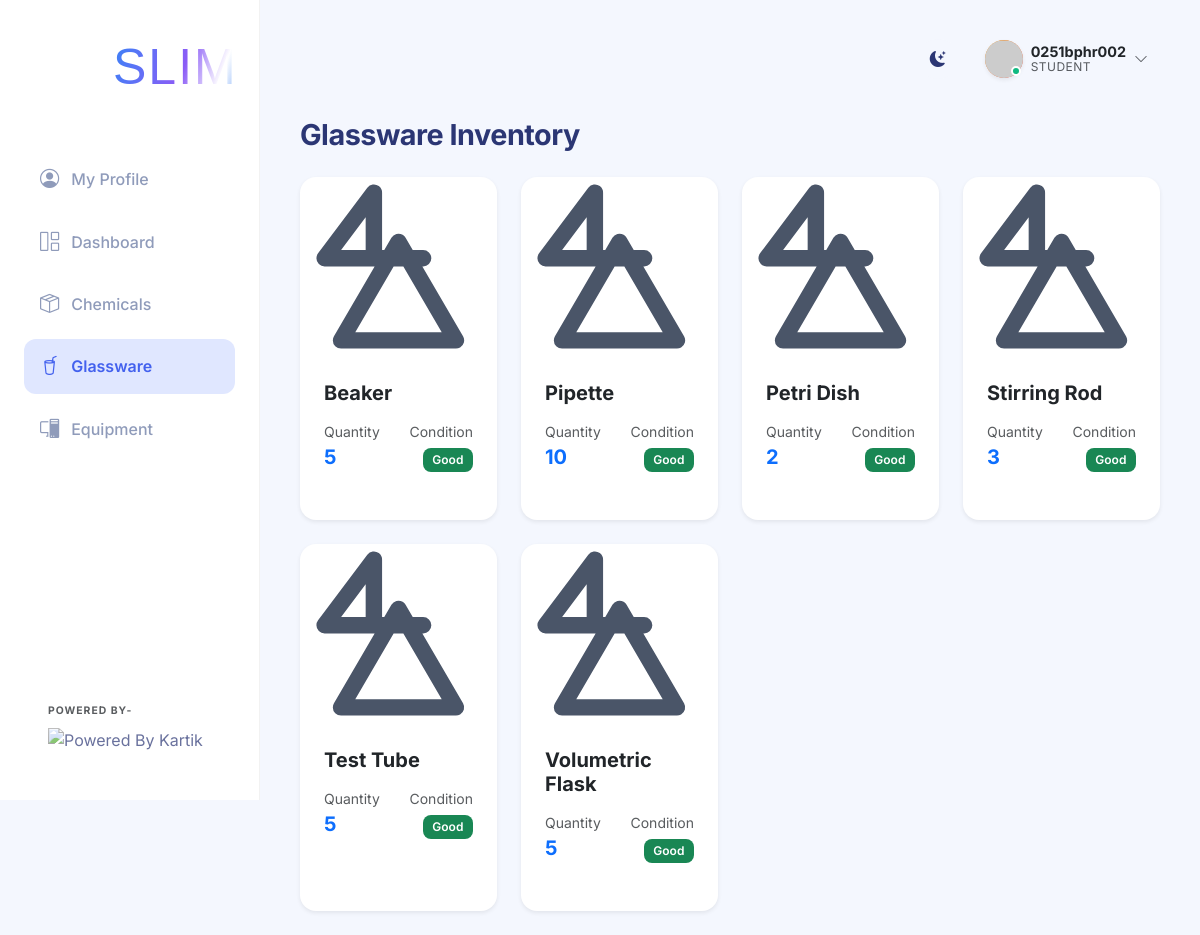
Page /glassware (signed in) on the committed database.
### app.py (models this page shows)
class User(UserMixin, db.Model):
    id = db.Column(db.Integer, primary_key=True)
    username = db.Column(db.String(100), unique=True, nullable=False)
    password_hash = db.Column(db.String(200), nullable=False)
    role = db.Column(db.String(50), nullable=False) # 'teacher', 'student', or 'developer'
    full_name = db.Column(db.String(150), nullable=True)
    roll_number = db.Column(db.String(50), nullable=True)
    email = db.Column(db.String(150), nullable=True)
    phone = db.Column(db.String(20), nullable=True)

class Glassware(db.Model):
    id = db.Column(db.Integer, primary_key=True)
    name = db.Column(db.String(150), nullable=False)
    quantity = db.Column(db.Integer, nullable=False, default=0)
    condition = db.Column(db.String(50), nullable=False) # Good, Damaged, etc.
    logs = db.relationship('GlasswareLog', backref='glassware', lazy=True, cascade="all, delete-orphan")

### app.py (the view, shortened to what this page needs)
@app.route('/glassware', methods=['GET', 'POST'])
def glassware():
    items = Glassware.query.all()
    for item in items:
        item.image_url = get_lab_item_image(item.name, width=300)
    standard_glassware = ["Beaker", "Erlenmeyer Flask", "Test Tube", "Pipette", "Burette", "Petri Dish", "Graduated Cylinder", "Volumetric Flask", "Watch Glass", "Crucible", "Funnel", "Stirring Rod"]
    return render_template('glassware.html', items=items, standard_glassware=standard_glassware)

### app.py (called while the page is built)
@login_manager.user_loader
def load_user(user_id):
    return User.query.get(int(user_id))

### templates/glassware.html (shortened to what this page needs)
{% extends 'base.html' %}
{% block content %}
<div class="d-flex justify-content-between align-items-center mb-4">
    <h2 class="page-title mb-0">Glassware Inventory</h2>
</div>
<div class="row row-cols-1 row-cols-md-3 row-cols-lg-4 g-4">
    {% for item in items %}
    <div class="col">
        <div class="card h-100 shadow-sm border-0 rounded-4 overflow-hidden position-relative">
            <img src="{{ item.image_url }}" class="card-img-top" alt="{{ item.name }}" style="height: 180px; object-fit: cover;">
            <div class="card-body">
                <h5 class="card-title fw-bold text-dark mb-3">
                    <a href="{{ url_for('glassware_detail', id=item.id) }}" class="text-decoration-none text-dark stretched-link">{{ item.name }}</a>
                </h5>
                <div class="d-flex justify-content-between align-items-center">
                    <div>
                        <span class="text-muted small d-block">Quantity</span>
                        <span class="fs-5 fw-bold text-primary">{{ item.quantity }}</span>
                    </div>
                    <div class="text-end">
                        <span class="text-muted small d-block mb-1">Condition</span>
                        {% if item.condition == 'Good' %}
                        <span class="badge bg-success">Good</span>
                        {% elif item.condition == 'Damaged' %}
                        <span class="badge bg-danger">Damaged</span>
                        {% else %}
                        <span class="badge bg-secondary">{{ item.condition }}</span>
                        {% endif %}
                    </div>
                </div>
            </div>
        </div>
    </div>
    {% else %}
    <div class="col-12 text-center py-5 text-muted">
        <i class="bi bi-box fs-1 d-block mb-3"></i>
        No glassware added yet.
    </div>
    {% endfor %}
</div>
{% endblock %}

### templates/base.html (shortened to what this page needs)
<!DOCTYPE html>
<html lang="en">
<head>
    <link href="https://cdn.jsdelivr.net/npm/bootstrap@5.3.0/dist/css/bootstrap.min.css" rel="stylesheet">
    <link rel="stylesheet" href="{{ url_for('static', filename='css/style.css') }}">
    <link rel="stylesheet" href="https://cdn.jsdelivr.net/npm/bootstrap-icons@1.10.5/font/bootstrap-icons.css">
</head>
<body>
    <div class="app-container">
        <nav class="sidebar d-flex flex-column">
            <div class="sidebar-header">
                <a class="navbar-brand d-flex align-items-center morph-logo" href="{{ url_for('dashboard') }}"
                    style="text-decoration: none;">
                    <div class="me-1 d-flex justify-content-center align-items-center"
                        style="width: 80px; height: 80px; margin-left: -5px;">
                        <dotlottie-player src="{{ url_for('static', filename='logo.lottie') }}" background="transparent"
                            speed="1" style="width: 80px; height: 80px;" loop autoplay></dotlottie-player>
                    </div>
                    <div class="logo-text-container">
                        <div class="logo-text main-text">
                            <span class="slim-text-animated">SLIM</span>
                        </div>
                    </div>
                </a>
            </div>
            <ul class="nav flex-column sidebar-nav mt-3">
                {% if current_user.is_authenticated and current_user.role in ['student', 'developer'] %}
                <li class="nav-item">
                    <a class="nav-link {% if request.endpoint == 'profile' %}active{% endif %}"
                        href="{{ url_for('profile') }}">
                        <i class="bi bi-person-circle"></i> My Profile
                    </a>
                </li>
                {% endif %}
                <li class="nav-item">
                    <a class="nav-link {% if request.endpoint == 'dashboard' %}active{% endif %}"
                        href="{{ url_for('dashboard') }}">
                        <i class="bi bi-grid-1x2"></i> Dashboard
                    </a>
                </li>
                <li class="nav-item">
                    <a class="nav-link {% if request.endpoint == 'chemicals' or request.endpoint == 'add_chemical' or request.endpoint == 'chemical_detail' %}active{% endif %}"
                        href="{{ url_for('chemicals') }}">
                        <i class="bi bi-box-seam"></i> Chemicals
                    </a>
                </li>
                <li class="nav-item">
                    <a class="nav-link {% if request.endpoint == 'glassware' %}active{% endif %}"
                        href="{{ url_for('glassware') }}">
                        <i class="bi bi-cup-straw"></i> Glassware
                    </a>
                </li>
                <li class="nav-item">
                    <a class="nav-link {% if request.endpoint == 'equipment' %}active{% endif %}"
                        href="{{ url_for('equipment') }}">
                        <i class="bi bi-pc-display"></i> Equipment
                    </a>
                </li>
            </ul>
            <div class="sidebar-footer mt-auto p-4 text-start">
                <small class="text-muted d-block fw-bold text-uppercase mb-2"
                    style="font-size: 0.65rem; letter-spacing: 1px;">Powered By-</small>
                <img src="https://student.camu.in/camu_attachment/get/6696654be0b1fd900cf3997c" alt="Powered By Kartik"
                    class="img-fluid powered-logo">
            </div>
        </nav>
        <main class="main-content">
            <header class="top-header d-flex justify-content-between align-items-center mb-4">
                <div class="d-flex align-items-center">
                    <div class="theme-toggle" id="themeToggle" title="Toggle Dark/Light Mode">
                        <i class="bi bi-moon-stars-fill"></i>
                    </div>
                    <div class="user-profile dropdown">
                        <div class="profile-trigger d-flex align-items-center" {% if current_user.is_authenticated
                            %}data-bs-toggle="dropdown" {% else %}data-bs-toggle="modal" data-bs-target="#loginModal" {%
                            endif %}>
                            {% if current_user.is_authenticated %}
                            <div class="avatar-wrapper me-2">
                                <div class="avatar-circle {% if current_user.role == 'developer' %}bg-developer{% elif current_user.role == 'teacher' %}bg-teacher{% else %}bg-student{% endif %} shadow-sm"
                                    style="padding: 0; overflow: hidden;">
                                    <img src="https://api.dicebear.com/9.x/bottts/svg?seed={{ current_user.username }}&backgroundColor=transparent"
                                        alt="Avatar"
                                        style="width: 100%; height: 100%; object-fit: cover; transform: scale(1.1) translateY(2px);">
                                </div>
                                <div class="status-indicator online"></div>
                            </div>
                            <div class="user-info d-none d-sm-block">
                                <div class="user-name fw-bold text-dark">{{ current_user.username|capitalize }}</div>
                                <div class="user-role text-muted">{{ current_user.role|capitalize }}</div>
                            </div>
                            <i class="bi bi-chevron-down ms-2 text-muted small"></i>
                            {% else %}
                            <div class="avatar-circle bg-secondary shadow-sm me-2">
                                <i class="bi bi-person"></i>
                            </div>
                            <span class="fw-medium text-dark">Login</span>
                            {% endif %}
                        </div>
                    </div>
            </header>
            <div class="content-wrapper">
                {% block content %}{% endblock %}
            </div>
        </main>
    </div>
</body>
</html>

### rows in the picture
User: username "0251bphr002", role "STUDENT"
Glassware: name "Beaker", quantity "5", condition "Good"
Glassware: name "Pipette", quantity "10", condition "Good"
Glassware: name "Petri Dish", quantity "2", condition "Good"
Glassware: name "Stirring Rod", quantity "3", condition "Good"
Glassware: name "Test Tube", quantity "5", condition "Good"
Glassware: name "Volumetric Flask", quantity "5", condition "Good"
